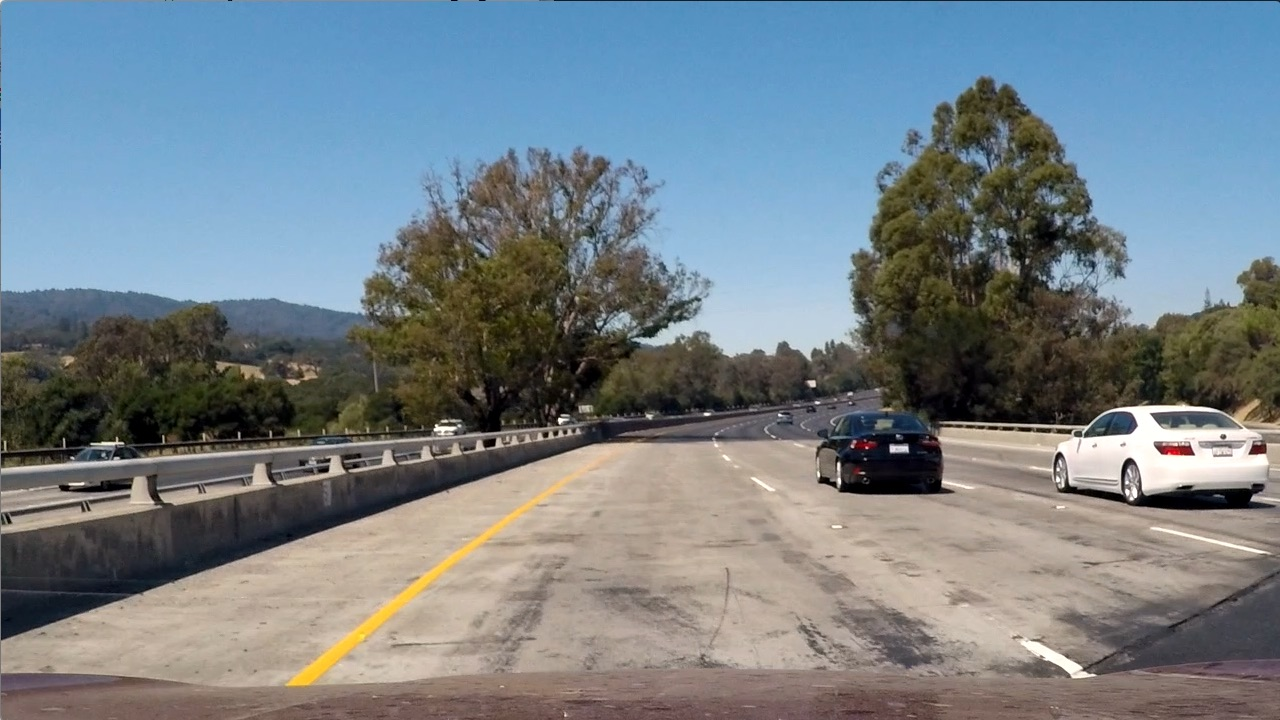
#> input picture test_images/test1.jpg, 1280 x 720 px, given in place of image_619.jpg, which was not available
$ python color_combined_gradient_5.py   (older library calls are emulated)
#> lines starting #> are read from the running program, lines starting #| are printed output that depends on the picture; after the words box and inside, x2 and y2 are one past the last pixel; in counts of white or black regions, pixels touching at a corner belong together; pictures that were not available may be replaced by others from this repository, and a replacement may not be noted
#> further down, image is the input picture: shape (720, 1280, 3); mean R, G, B 117.5, 128.7, 135.5
import numpy as np
import cv2
import matplotlib.pyplot as plt
import matplotlib.image as mpimg
from defined_globals import *
from perspective_transform_2 import *


def getRegionOfInterest(img):
    #print(img.shape)
    global srcPnt1, srcPnt2, srcPnt3, srcPnt4
    roi_corners = np.array([[srcPnt1, srcPnt2, srcPnt3, srcPnt4]])

    mask =  np.zeros(img.shape, dtype=np.uint8)
    channel_count = 2 #img.shape[2]  # i.e. 3 or 4 depending on your image
    ignore_mask_color = (255,)*channel_count
    cv2.fillConvexPoly(mask, roi_corners, ignore_mask_color)

    # apply the mask
    masked_image = cv2.bitwise_and(img, mask)

    #plt.imshow(masked_image)
    #plt.show()
    return masked_image

# Edit this function to create your own pipeline.
def pipeline(img, s_thresh=(105, 255), sx_thresh=(50, 100), sy_thread=(80, 100), l_thresh=(50,255)):
    # Convert to HLS color space and separate the V channel
#> called with s_thresh = (105, 255), sx_thresh = (50, 100), sy_thread = (80, 100), l_thresh = (50, 255)
    hls = cv2.cvtColor(img, cv2.COLOR_RGB2HLS).astype(np.float)
    s_channel = hls[:,:,2]
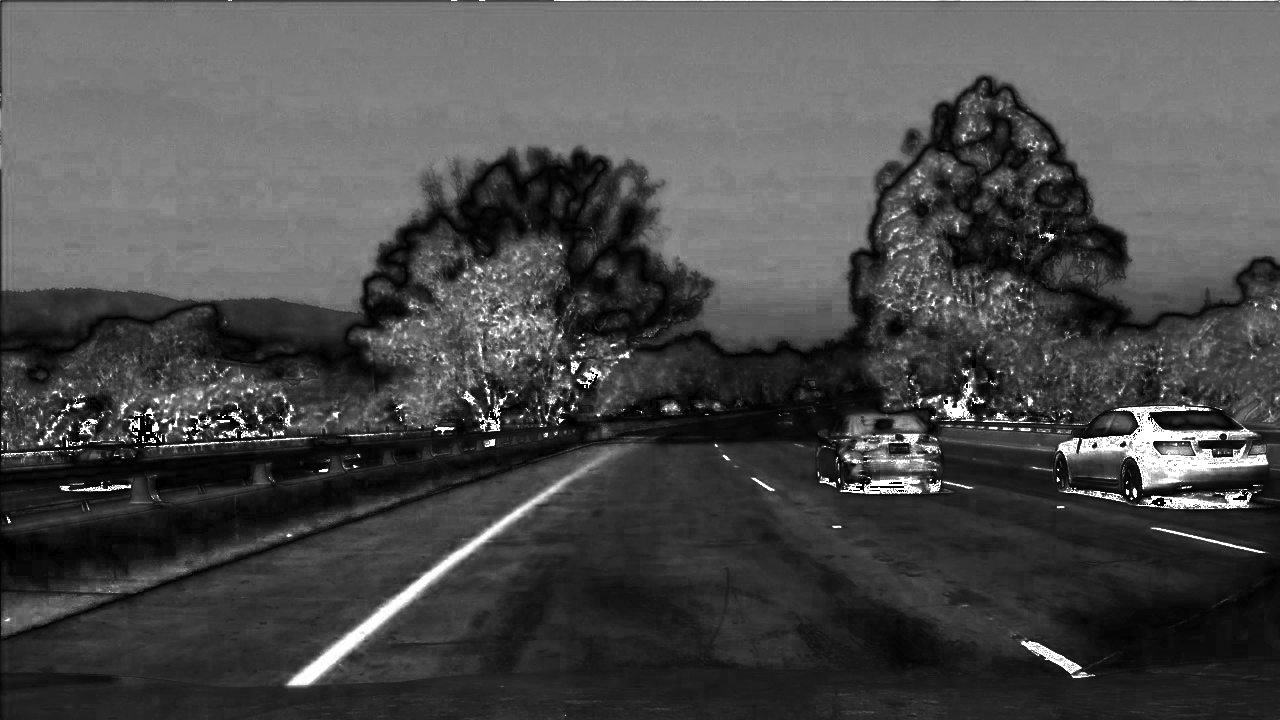
#> s_channel: shape (720, 1280) float64; min 0, max 255, mean 74.4
    l_channel = hls[:,:,1]

    # Sobel x
    gray = cv2.cvtColor(img, cv2.COLOR_RGB2GRAY)
    #l_channel = hls[:,:,1]
    #gray = l_channel
    sobelx = cv2.Sobel(gray, cv2.CV_64F, 1, 0) # Take the derivative in x
    abs_sobelx = np.absolute(sobelx) # Absolute x derivative to accentuate lines away from horizontal
    scaled_sobel = np.uint8(255*abs_sobelx/np.max(abs_sobelx))
    # Threshold x gradient
    sxbinary = np.zeros_like(scaled_sobel)
    sxbinary[(scaled_sobel >= sx_thresh[0]) & (scaled_sobel <= sx_thresh[1])] = 1

    # sobel y
    sobely = cv2.Sobel(gray, cv2.CV_64F, 0, 1)
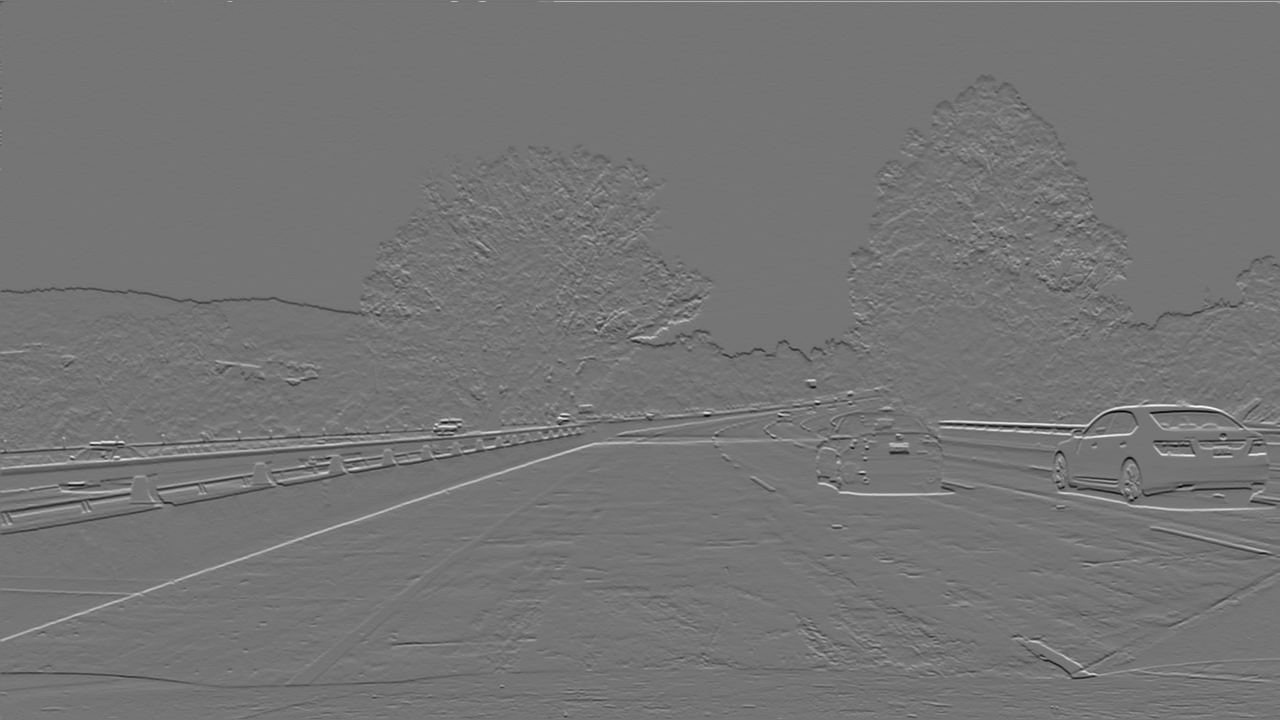
#> sobely: shape (720, 1280) float64; min -799, max 941, mean -0.1; drawn with min black and max white
    abs_sobely = np.absolute(sobely)
    scaled_sobel = np.uint8(255*abs_sobely/np.max(abs_sobely))
    # Threshold y gradient
    sybinary = np.zeros_like(scaled_sobel)
    sybinary[(scaled_sobel >= sy_thread[0]) & (scaled_sobel <= sy_thread[1])] = 1

    # Threshold color channel
    s_binary = np.zeros_like(s_channel, np.uint8)
    s_pick = (s_channel >= s_thresh[0]) & (s_channel <= s_thresh[1])
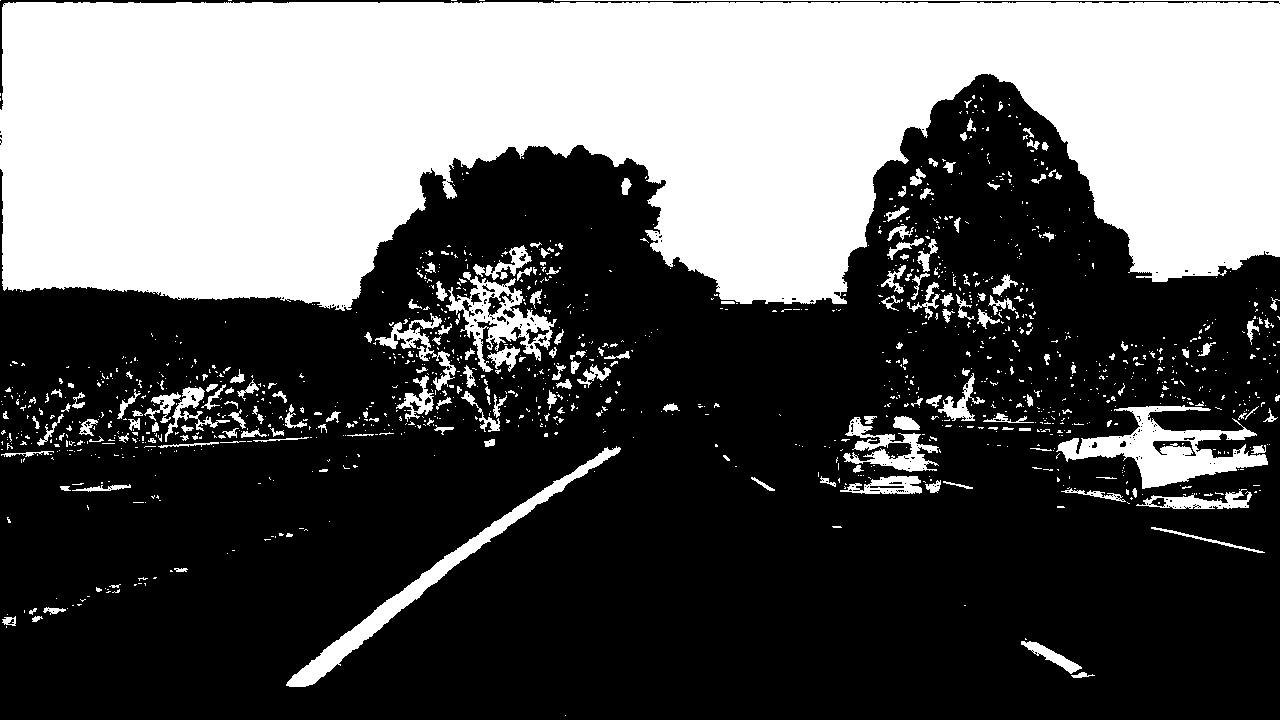
#> s_pick: shape (720, 1280) bool; 36.4% white; 1326 white regions (1120 under 20 px), largest, box (x1, y1, x2, y2) and area: (0, 0, 1280, 311) 292787, (1056, 405, 1268, 489) 6706, (286, 446, 621, 687) 5506
    l_pick = (l_channel >= l_thresh[0]) & (l_channel <= l_thresh[1])
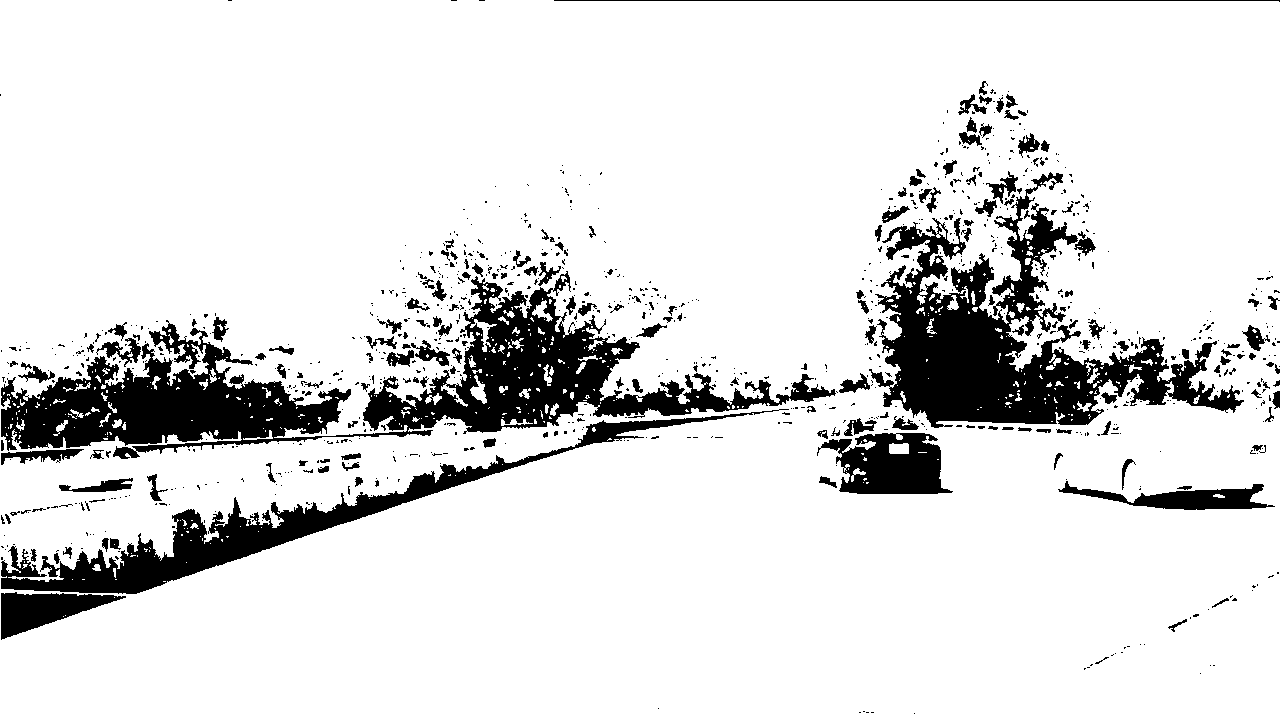
#> l_pick: shape (720, 1280) bool; 87.1% white; 991 black regions (814 under 20 px), largest, box (x1, y1, x2, y2) and area: (1, 271, 836, 459) 43119, (869, 172, 1244, 428) 31293, (1, 409, 789, 594) 16104
    s_binary[ s_pick & l_pick] = 1

    # Stack each channel
    # Note color_binary[:, :, 0] is all 0s, effectively an all black image. It might
    # be beneficial to replace this channel with something else.
    colored_binary = np.dstack(( np.zeros_like(sxbinary), sxbinary, s_binary)) * 255

    # Combine the two binary thresholds
    combined_binary = np.zeros_like(sxbinary)
    combined_binary[(s_binary == 1) | (sxbinary == 1)] = 1

    # Only consider region of interest
    combined_binary = getRegionOfInterest(combined_binary)
#> in getRegionOfInterest, `cv2.fillConvexPoly(mask, roi_corners, ignore_mask_color)`: mask: shape (720, 1280); 19.4% white; 1 white region, box (x1, y1, x2, y2) and area: (138, 457, 1252, 720) 178488
#> in getRegionOfInterest, `masked_image = cv2.bitwise_and(img, mask)`: img: shape (720, 1280); values 0 (black) and 1 (white), 34.6% white; 2309 white regions (2204 under 20 px), largest, box (x1, y1, x2, y2) and area: (0, 1, 1280, 311) 292370, (1054, 403, 1269, 489) 6925, (286, 446, 621, 687) 5506
    return colored_binary, combined_binary


if __name__ == "__main__":
    try:
        # [5 lines of commented-out code are left out]
        start = 1
        start = 619
        #start = 1229
        number = 50
        for i in range(number):
            imagePath = "images/image_" + str(start + i) + ".jpg"
            image = mpimg.imread(imagePath)
            colored_result, combined_result = pipeline(image)
#> combined_result: shape (720, 1280); values 0 (black) and 1 (white), 0.7% white; 57 white regions (52 under 20 px), largest, box (x1, y1, x2, y2) and area: (286, 457, 610, 687) 5356, (1020, 640, 1084, 674) 685, (751, 477, 775, 491) 88, (1070, 671, 1097, 679) 87, (831, 525, 843, 528) 25

            # Plot the result
            f, (ax1, ax2, ax3) = plt.subplots(1, 3, figsize=(24, 9))
            f.tight_layout()

            ax1.imshow(image)
            ax1.set_title(str(start+i), fontsize=20)

            ax2.imshow(colored_result)
            ax2.set_title('Pipeline Colored Result', fontsize=20)

            global srcPnt1, srcPnt2, srcPnt3, srcPnt4
            x = [srcPnt1[0], srcPnt2[0], srcPnt3[0], srcPnt4[0]]
            y = [srcPnt1[1], srcPnt2[1], srcPnt3[1], srcPnt4[1]]
            ax2.fill(x, y, edgecolor="r", fill=False)


            ax3.imshow(combined_result, cmap="gray")
            ax3.set_title('Pipeline Combined Result', fontsize=20)

            plt.subplots_adjust(left=0.1, right=0.9, top=0.9, bottom=0.)
            plt.show();
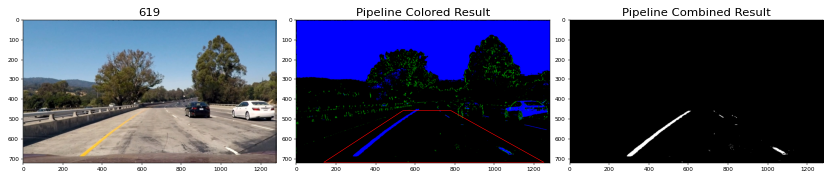
#> figure drawn by matplotlib, 3 panels
#> pass 2 of the loop `for i in range(number):`:
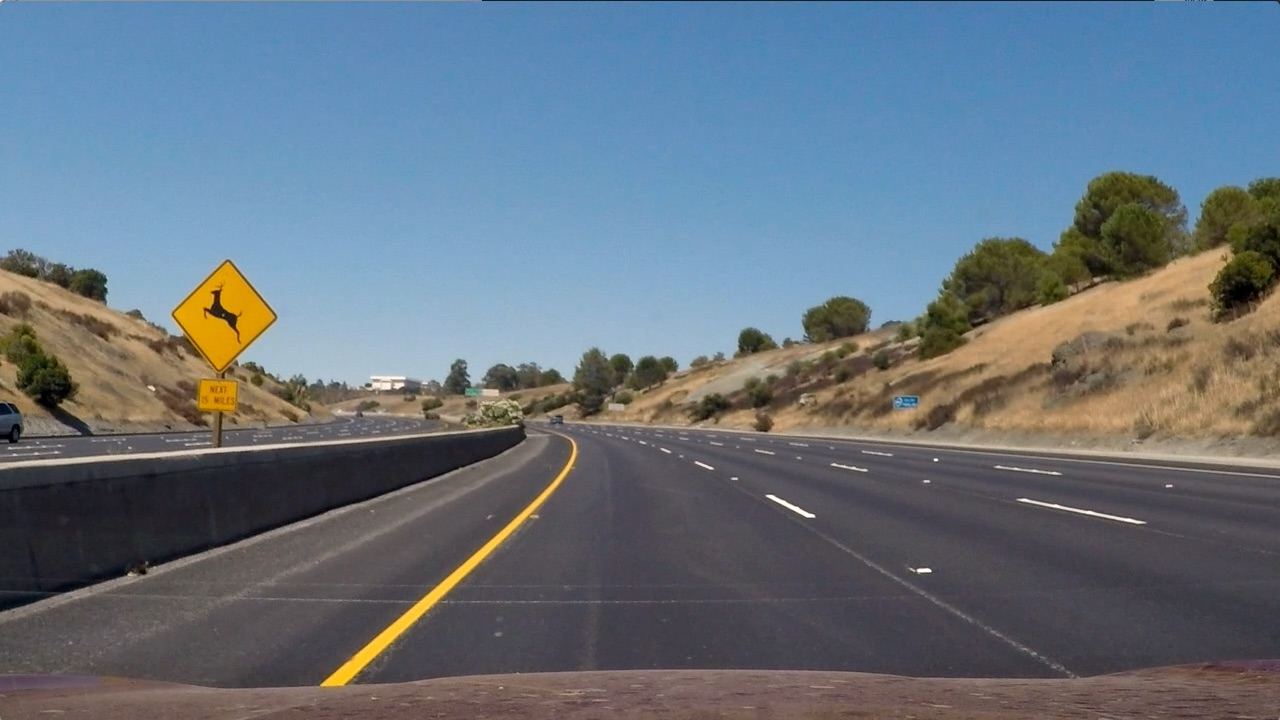
#> input picture test_images/test2.jpg, 1280 x 720 px, given in place of image_620.jpg, which was not available
#> image is the input picture: shape (720, 1280, 3); mean R, G, B 102.8, 114.6, 125.5
#> in pipeline (call 2), `s_pick = (s_channel >= s_thresh[0]) & (s_channel <= s_thresh[1])`:
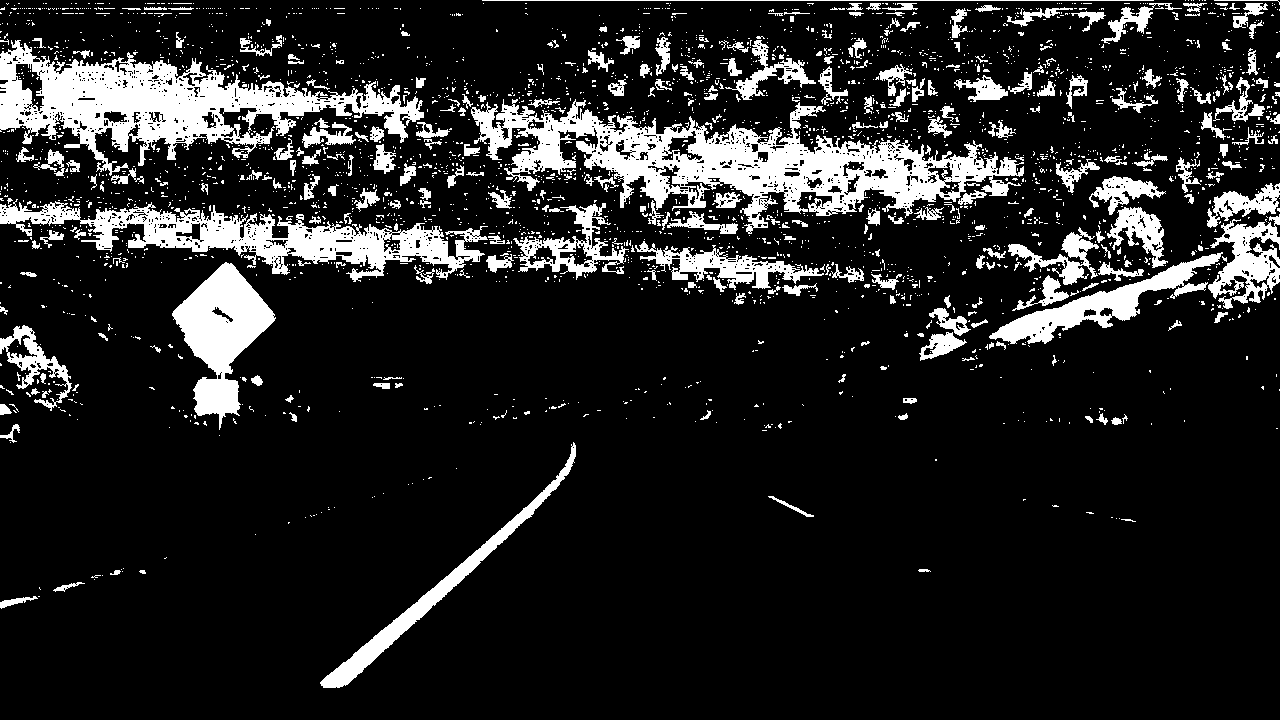
#> s_pick: shape (720, 1280) bool; 14.1% white; 2912 white regions (2607 under 20 px), largest, box (x1, y1, x2, y2) and area: (471, 99, 1024, 234) 25297, (0, 40, 424, 176) 20534, (0, 199, 488, 282) 12890
#> l_pick: shape (720, 1280) bool; 93.6% white; 336 black regions (270 under 20 px), largest, box (x1, y1, x2, y2) and area: (0, 423, 526, 612) 37565, (1068, 177, 1164, 281) 4701, (1210, 215, 1280, 323) 3773
#> combined_result: shape (720, 1280); values 0 (black) and 1 (white), 0.53% white; 48 white regions (44 under 20 px), largest, box (x1, y1, x2, y2) and area: (319, 457, 576, 688) 4438, (767, 494, 815, 518) 220, (909, 568, 931, 574) 57, (696, 461, 713, 470) 51
#> `plt.show();`:
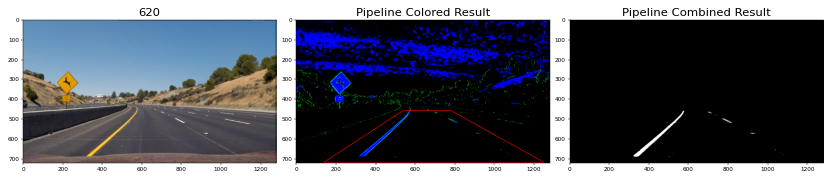
#> figure drawn by matplotlib, 3 panels
    except:
        print("Unexpected error:", sys.exc_info()[0])
